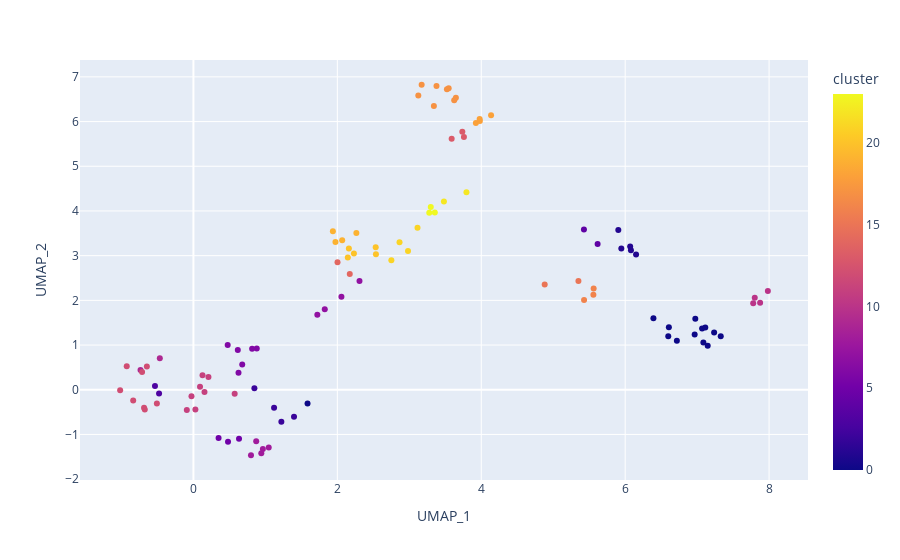

Here is the notebook cell this chart was saved with:
### Code cell
rows = []
for x, y, label, record in zip(X_umap[:, 0], X_umap[:, 1], cluster_labels, records):
    row = {
        'UMAP_1': x,
        'UMAP_2': y,
        'cluster': label,
        'id': record.id,
    }
    row.update(record.payload or {})  # add all payload fields
    rows.append(row)

df = pd.DataFrame(rows)

fig = px.scatter(
    df,
    x='UMAP_1',
    y='UMAP_2',
    color='cluster',
    hover_data=list(payload_keys) + ['id', 'cluster'],
)
fig.show()

### Figure 1 — Plotly figure (JSON) as saved in the notebook; plotly's stock layout.template omitted (floating-point values rounded to 4 significant figures; data arrays with more than 128 entries replaced by an {"elided": "..."} marker saying what was removed)
{"data": [{"customdata": {"elided": "106x4 mixed values"}, "hovertemplate": "UMAP_1=%{x}<br>UMAP_2=%{y}<br>text=%{customdata[0]}<br>math_expression_id=%{customdata[1]}<br>id=%{customdata[2]}<br>cluster=%{marker.color}<extra></extra>", "legendgroup": "", "marker": {"color": [0, 0, 0, 0, 0, 0, 0, 0, 0, 0, 0, 0, 0, 1, 1, 1, 1, 1, 2, 2, 2, 2, 3, 3, 4, 4, 5, 5, 5, 6, 6, 6, 6, 6, 6, 7, 7, 7, 7, 8, 8, 8, 8, 8, 9, 9, 10, 10, 10, 10, 11, 11, 11, 11, 11, 11, 11, 11, 12, 12, 12, 12, 12, 12, 12, 12, 13, 13, 13, 14, 14, 15, 15, 16, 16, 16, 17, 17, 17, 17, 17, 17, 17, 17, 18, 18, 18, 18, 19, 19, 19, 19, 20, 20, 20, 20, 20, 21, 21, 21, 21, 22, 22, 23, 23, 23], "coloraxis": "coloraxis", "symbol": "circle"}, "mode": "markers", "name": "", "orientation": "v", "showlegend": false, "type": "scatter", "x": [7.069, 6.718, 1.586, 6.599, 6.607, 7.087, 6.966, 7.113, 7.328, 7.236, 7.147, 6.975, 6.392, 5.947, 5.905, 6.08, 6.069, 6.152, 0.8473, 1.398, 1.121, 1.222, -0.5345, -0.4776, 5.617, 5.427, 0.4807, 0.6337, 0.3495, 0.6264, 0.8801, 0.8159, 0.6781, 0.6165, 0.4761, 2.057, 1.825, 1.722, 2.308, 0.7999, 0.8725, 0.9651, 0.9433, 1.046, -0.7351, -0.467, 7.779, 7.875, 7.983, 7.801, 0.5732, 0.1537, 0.209, 0.1264, -0.02692, 0.09169, 0.02744, -0.09186, -0.6472, -0.6861, -0.5077, -0.9269, -0.8373, -0.7136, -0.6759, -1.018, 3.759, 3.737, 3.589, 2.003, 2.173, 5.35, 4.882, 5.558, 5.429, 5.562, 3.342, 3.547, 3.647, 3.624, 3.523, 3.378, 3.125, 3.172, 3.925, 3.978, 4.136, 3.981, 1.938, 2.067, 1.974, 2.264, 2.145, 2.533, 2.23, 2.161, 2.536, 2.864, 2.751, 2.982, 3.114, 3.794, 3.481, 3.278, 3.355, 3.298], "xaxis": "x", "y": [1.368, 1.099, -0.3083, 1.198, 1.396, 1.057, 1.236, 1.393, 1.194, 1.282, 0.9855, 1.591, 1.599, 3.162, 3.572, 3.118, 3.204, 3.024, 0.0345, -0.6027, -0.4023, -0.7169, 0.0814, -0.08303, 3.261, 3.586, -1.166, -1.094, -1.08, 0.3821, 0.9221, 0.9193, 0.5636, 0.8868, 1.002, 2.082, 1.8, 1.679, 2.434, -1.465, -1.15, -1.323, -1.418, -1.294, 0.4431, 0.7022, 1.936, 1.949, 2.207, 2.058, -0.08737, -0.04866, 0.2875, 0.3267, -0.1447, 0.06923, -0.444, -0.4532, 0.5217, -0.403, -0.3056, 0.5237, -0.2411, 0.3987, -0.4443, -0.0107, 5.656, 5.772, 5.618, 2.853, 2.592, 2.431, 2.355, 2.125, 2.008, 2.268, 6.351, 6.743, 6.532, 6.474, 6.723, 6.793, 6.585, 6.824, 5.971, 6.056, 6.14, 6.01, 3.543, 3.343, 3.305, 3.505, 2.958, 3.19, 3.05, 3.161, 3.03, 3.299, 2.898, 3.105, 3.624, 4.419, 4.21, 3.959, 3.966, 4.09], "yaxis": "y"}], "layout": {"coloraxis": {"colorbar": {"title": {"text": "cluster"}}, "colorscale": [[0, "#0d0887"], [0.1111, "#46039f"], [0.2222, "#7201a8"], [0.3333, "#9c179e"], [0.4444, "#bd3786"], [0.5556, "#d8576b"], [0.6667, "#ed7953"], [0.7778, "#fb9f3a"], [0.8889, "#fdca26"], [1, "#f0f921"]]}, "legend": {"tracegroupgap": 0}, "margin": {"t": 60}, "xaxis": {"anchor": "y", "domain": [0, 1], "title": {"text": "UMAP_1"}}, "yaxis": {"anchor": "x", "domain": [0, 1], "title": {"text": "UMAP_2"}}}}
